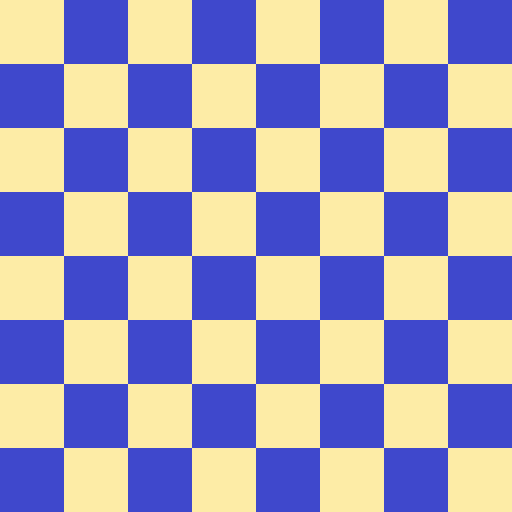

This is a level from a 2D game, rendered from its Tiled map with the project's own tilesets. A one-line summary and the complete map file follow:
An orthogonal 16x16 tile map with 32x32 px tiles, 1 tile layer (Tile Layer 1), 2 tilesets.

<map version="1.10" tiledversion="1.10.2" orientation="orthogonal" renderorder="right-down" width="16" height="16" tilewidth="32" tileheight="32" infinite="0" nextlayerid="2" nextobjectid="1">
 <tileset firstgid="1" name="board_plain_01" tilewidth="32" tileheight="32" tilecount="16" columns="4">
  <image source="../pixel chess_v1.2/boards/board_plain_01.png" width="142" height="142" />
 </tileset>
 <tileset firstgid="17" source="Untitled.tsx" />
 <layer id="1" name="Tile Layer 1" width="16" height="16">
  <data encoding="csv">
28,28,21,21,28,28,21,21,28,28,21,21,28,28,21,21,
28,28,21,21,28,28,21,21,28,28,21,21,28,28,21,21,
21,21,28,28,21,21,28,28,21,21,28,28,21,21,28,28,
21,21,28,28,21,21,28,28,21,21,28,28,21,21,28,28,
28,28,21,21,28,28,21,21,28,28,21,21,28,28,21,21,
28,28,21,21,28,28,21,21,28,28,21,21,28,28,21,21,
21,21,28,28,21,21,28,28,21,21,28,28,21,21,28,28,
21,21,28,28,21,21,28,28,21,21,28,28,21,21,28,28,
28,28,21,21,28,28,21,21,28,28,21,21,28,28,21,21,
28,28,21,21,28,28,21,21,28,28,21,21,28,28,21,21,
21,21,28,28,21,21,28,28,21,21,28,28,21,21,28,28,
21,21,28,28,21,21,28,28,21,21,28,28,21,21,28,28,
28,28,21,21,28,28,21,21,28,28,21,21,28,28,21,21,
28,28,21,21,28,28,21,21,28,28,21,21,28,28,21,21,
21,21,28,28,21,21,28,28,21,21,28,28,21,21,28,28,
21,21,28,28,21,21,28,28,21,21,28,28,21,21,28,28
</data>
 </layer>
</map>
